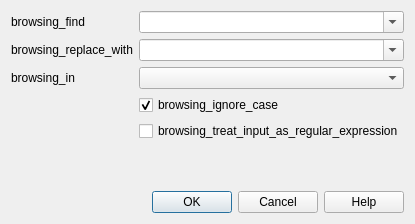
<?xml version="1.0" encoding="UTF-8"?>
<ui version="4.0">
 <class>Dialog</class>
 <widget class="QDialog" name="Dialog">
  <property name="geometry">
   <rect>
    <x>0</x>
    <y>0</y>
    <width>367</width>
    <height>224</height>
   </rect>
  </property>
  <property name="windowTitle">
   <string>browsing_find_and_replace</string>
  </property>
  <layout class="QVBoxLayout" name="verticalLayout">
   <item>
    <layout class="QGridLayout" name="gridLayout">
     <item row="0" column="0">
      <widget class="QLabel" name="label">
       <property name="text">
        <string>browsing_find</string>
       </property>
      </widget>
     </item>
     <item row="0" column="1">
      <widget class="QComboBox" name="find">
       <property name="sizePolicy">
        <sizepolicy hsizetype="Expanding" vsizetype="Fixed">
         <horstretch>9</horstretch>
         <verstretch>0</verstretch>
        </sizepolicy>
       </property>
       <property name="editable">
        <bool>true</bool>
       </property>
       <property name="insertPolicy">
        <enum>QComboBox::NoInsert</enum>
       </property>
       <property name="sizeAdjustPolicy">
        <enum>QComboBox::AdjustToMinimumContentsLength</enum>
       </property>
      </widget>
     </item>
     <item row="1" column="0">
      <widget class="QLabel" name="label_2">
       <property name="text">
        <string>browsing_replace_with</string>
       </property>
      </widget>
     </item>
     <item row="1" column="1">
      <widget class="QComboBox" name="replace">
       <property name="sizePolicy">
        <sizepolicy hsizetype="Expanding" vsizetype="Fixed">
         <horstretch>9</horstretch>
         <verstretch>0</verstretch>
        </sizepolicy>
       </property>
       <property name="editable">
        <bool>true</bool>
       </property>
       <property name="insertPolicy">
        <enum>QComboBox::NoInsert</enum>
       </property>
       <property name="sizeAdjustPolicy">
        <enum>QComboBox::AdjustToMinimumContentsLength</enum>
       </property>
      </widget>
     </item>
     <item row="2" column="0">
      <widget class="QLabel" name="label_3">
       <property name="text">
        <string>browsing_in</string>
       </property>
      </widget>
     </item>
     <item row="2" column="1">
      <widget class="QComboBox" name="field">
       <property name="sizeAdjustPolicy">
        <enum>QComboBox::AdjustToMinimumContentsLength</enum>
       </property>
      </widget>
     </item>
     <item row="4" column="1">
      <widget class="QCheckBox" name="re">
       <property name="text">
        <string>browsing_treat_input_as_regular_expression</string>
       </property>
      </widget>
     </item>
     <item row="3" column="1">
      <widget class="QCheckBox" name="ignoreCase">
       <property name="text">
        <string>browsing_ignore_case</string>
       </property>
       <property name="checked">
        <bool>true</bool>
       </property>
      </widget>
     </item>
    </layout>
   </item>
   <item>
    <spacer name="verticalSpacer">
     <property name="orientation">
      <enum>Qt::Vertical</enum>
     </property>
     <property name="sizeHint" stdset="0">
      <size>
       <width>20</width>
       <height>40</height>
      </size>
     </property>
    </spacer>
   </item>
   <item>
    <widget class="QDialogButtonBox" name="buttonBox">
     <property name="orientation">
      <enum>Qt::Horizontal</enum>
     </property>
     <property name="standardButtons">
      <set>QDialogButtonBox::Cancel|QDialogButtonBox::Help|QDialogButtonBox::Ok</set>
     </property>
    </widget>
   </item>
  </layout>
 </widget>
 <tabstops>
  <tabstop>find</tabstop>
  <tabstop>replace</tabstop>
  <tabstop>field</tabstop>
  <tabstop>ignoreCase</tabstop>
  <tabstop>re</tabstop>
  <tabstop>buttonBox</tabstop>
 </tabstops>
 <resources/>
 <connections>
  <connection>
   <sender>buttonBox</sender>
   <signal>accepted()</signal>
   <receiver>Dialog</receiver>
   <slot>accept()</slot>
   <hints>
    <hint type="sourcelabel">
     <x>256</x>
     <y>154</y>
    </hint>
    <hint type="destinationlabel">
     <x>157</x>
     <y>274</y>
    </hint>
   </hints>
  </connection>
  <connection>
   <sender>buttonBox</sender>
   <signal>rejected()</signal>
   <receiver>Dialog</receiver>
   <slot>reject()</slot>
   <hints>
    <hint type="sourcelabel">
     <x>290</x>
     <y>154</y>
    </hint>
    <hint type="destinationlabel">
     <x>286</x>
     <y>274</y>
    </hint>
   </hints>
  </connection>
 </connections>
</ui>
